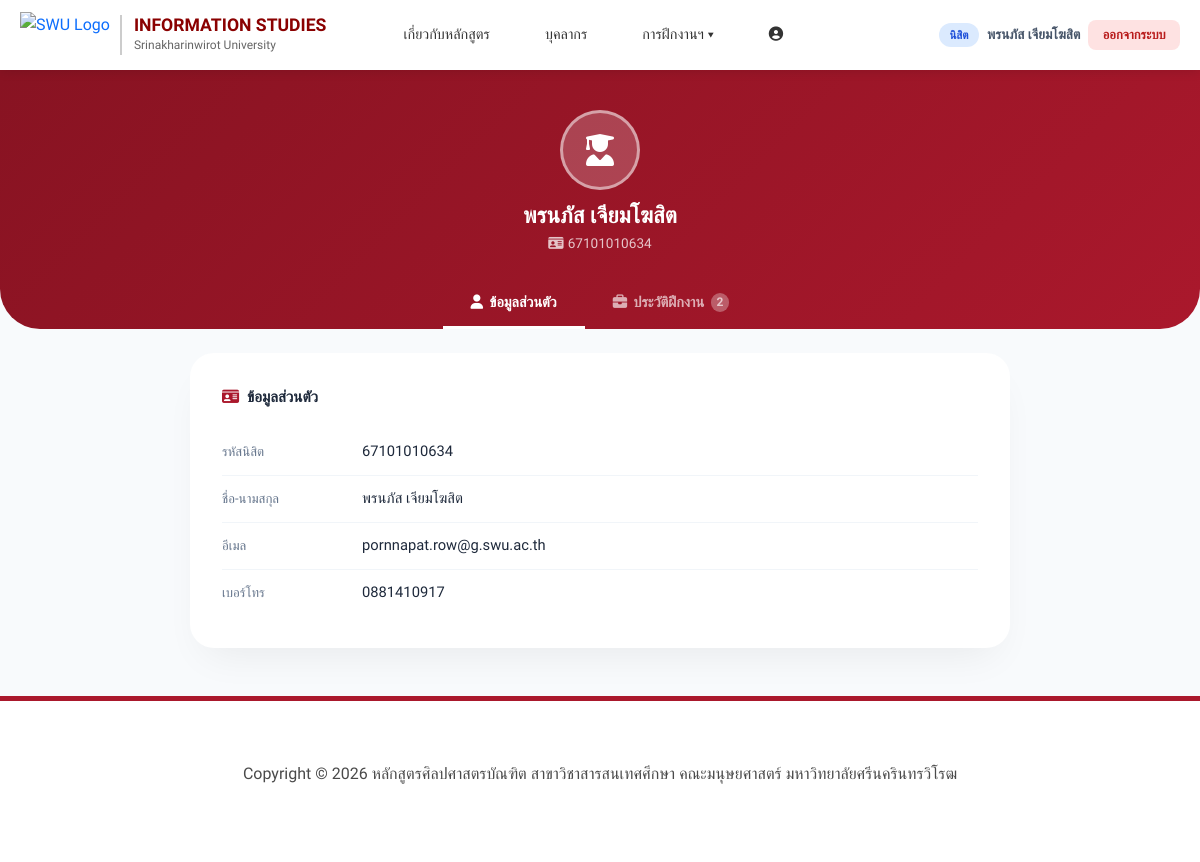
The page /pages/student/student_profile.php (signed in) on the database its author committed.
### tables this page shows
CREATE TABLE `student` (
  `stdid` varchar(11) NOT NULL,
  `stdname` varchar(100) NOT NULL,
  `email` varchar(100) DEFAULT NULL,
  `phone` varchar(15) DEFAULT NULL,
  `password` varchar(255) DEFAULT '1234'
);

### pages/student/student_profile.php (the view, shortened to what this page needs)
<?php
require_once '../../includes/db_connect.php';
$stdid = $_SESSION['user_id'];
$stmt = $conn->prepare("SELECT * FROM student WHERE stdid = ?");
$stmt->execute([$stdid]);
$student = $stmt->fetch(PDO::FETCH_ASSOC);
$stmt2 = $conn->prepare("
    SELECT r.*, COALESCE(r.company_name, c.companyname) AS companyname, c.address AS company_address, c.email AS company_email, t.tchname
    FROM internship_request r
    LEFT JOIN company c ON r.companyid = c.companyid
    LEFT JOIN teacher t ON r.tchID = t.tchID
    WHERE r.stdid = ?
    ORDER BY r.requestid DESC
");
$stmt2->execute([$stdid]);
$requests = $stmt2->fetchAll(PDO::FETCH_ASSOC);
?>
<!DOCTYPE html>
<html lang="th">
<head>
    <link href="https://cdn.jsdelivr.net/npm/bootstrap@5.3.2/dist/css/bootstrap.min.css" rel="stylesheet">
    <link rel="stylesheet" href="https://cdnjs.cloudflare.com/ajax/libs/font-awesome/6.4.0/css/all.min.css">
</head>
<body>
<?php include '../../includes/header.php'; ?>
<div class="profile-hero">
    <div class="text-center px-3">
        <div class="avatar-circle"><i class="fas fa-user-graduate"></i></div>
        <h1 class="hero-name"><?= htmlspecialchars($student['stdname'] ?? '-') ?></h1>
        <p class="hero-id"><i class="fas fa-id-card me-1"></i><?= htmlspecialchars($student['stdid'] ?? '') ?></p>
    </div>
    <div class="hero-tabs">
        <button class="hero-tab active" onclick="switchTab('profile', this)">
            <i class="fas fa-user"></i> ข้อมูลส่วนตัว
        </button>
        <button class="hero-tab" onclick="switchTab('internship', this)">
            <i class="fas fa-briefcase"></i> ประวัติฝึกงาน
            <?php if (count($requests)): ?>
            <span style="background:rgba(255,255,255,0.3);padding:0 6px;border-radius:50px;font-size:0.75rem;">
                <?= count($requests) ?>
            </span>
            <?php endif; ?>
        </button>
    </div>
</div>
<div class="modern-container mb-5">
    <div id="tab-profile" class="tab-pane active">
        <div class="info-card">
            <p class="section-title"><i class="fas fa-id-card"></i> ข้อมูลส่วนตัว</p>
            <div class="info-row">
                <span class="info-label">รหัสนิสิต</span>
                <span class="info-value"><?= htmlspecialchars($student['stdid'] ?? '-') ?></span>
            </div>
            <div class="info-row">
                <span class="info-label">ชื่อ-นามสกุล</span>
                <span class="info-value"><?= htmlspecialchars($student['stdname'] ?? '-') ?></span>
            </div>
            <div class="info-row">
                <span class="info-label">อีเมล</span>
                <span class="info-value"><?= htmlspecialchars($student['email'] ?? '-') ?></span>
            </div>
            <div class="info-row">
                <span class="info-label">เบอร์โทร</span>
                <span class="info-value"><?= htmlspecialchars($student['phone'] ?? '-') ?></span>
            </div>
        </div>
    </div>
</div>
<?php include '../../includes/footer.php'; ?>
</body>
</html>

### assets/css/style.css (style rules this page uses)
* { box-sizing: border-box; }
:root { --swu-red: #aa182c; --swu-dark-red: #881322; --text-color: #4a4a4a; --light-gray: #f8f8f8; --white: #ffffff; }
body { font-family: 'Sarabun', 'Prompt', sans-serif; color: var(--text-color); line-height: 1.6; padding-top: 70px; }
html { overflow-x: hidden; }

### pages/student/student_profile.php (style rules this page uses)
:root { --swu-red:#c8102e; --swu-dark-red:#9e0b23; --bg:#f8fafc; --card:#fff; --text:#1e293b; --muted:#64748b; }
body { font-family:'Prompt',sans-serif; background:var(--bg); color:var(--text); min-height:100vh; }
.profile-hero { background: linear-gradient(135deg, var(--swu-dark-red) 0%, var(--swu-red) 100%); padding: 2.5rem 0 0; border-radius: 0 0 2.5rem 2.5rem; margin-bottom: 1.5rem; position: relative; z-index: 1; }
.avatar-circle { width:80px; height:80px; background:rgba(255,255,255,0.2); border:3px solid rgba(255,255,255,0.5); border-radius:50%; display:flex; align-items:center; justify-content:center; font-size:2rem; color:white; margin:0 auto 0.75rem; }
.hero-name { font-size:1.4rem; font-weight:700; color:white; margin:0; }
.hero-id { font-size:0.85rem; color:rgba(255,255,255,0.75); margin:0.25rem 0 0; }
.hero-tabs { display: flex; justify-content: center; gap: 0; margin-top: 1.5rem; }
.hero-tab { padding: 0.75rem 1.75rem; border: none; background: transparent; color: rgba(255,255,255,0.65); font-family: 'Prompt', sans-serif; font-size: 0.9rem; font-weight: 600; cursor: pointer; transition: all 0.2s; border-bottom: 3px solid transparent; display: flex; align-items: center; gap: 0.4rem; }
.hero-tab.active { color: white; border-bottom-color: white; }
.modern-container { max-width:860px; margin:0 auto; padding:0 1.25rem; }
.tab-pane { display:none; animation:fadeIn 0.3s ease; }
.tab-pane.active { display:block; }
.info-card { background:var(--card); border-radius:1.5rem; box-shadow:0 20px 40px -15px rgba(0,0,0,0.07); padding:2rem; margin-bottom:1.5rem; }
.section-title { font-size:0.95rem; font-weight:700; color:var(--text); margin-bottom:1.25rem; display:flex; align-items:center; gap:0.5rem; }
.section-title i { color:var(--swu-red); }
.info-row { display:flex; align-items:flex-start; padding:0.7rem 0; border-bottom:1px solid #f1f5f9; }
.info-row:last-child { border-bottom:none; }
.info-label { width:140px; font-size:0.82rem; color:var(--muted); flex-shrink:0; padding-top:1px; }
.info-value { font-size:0.92rem; font-weight:500; color:var(--text); }

### rows shown on the page
student: stdname "พรนภัส เจียมโฆสิต", stdid "67101010634", email "pornnapat.row@g.swu.ac.th", phone "0881410917"

### other values the page prints
$role_label['label'] "นิสิต"
$display_name "พรนภัส เจียมโฆสิต"
count($requests) "2"
